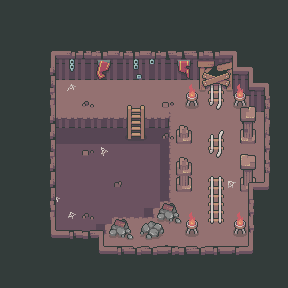

This game map was drawn from its Tiled (.tmx) file and the tilesets committed beside it. A one-line description and the full map source follow:
An orthogonal 18x18 tile map with 16x16 px tiles, 6 tile layers (Tile Layer 3, Tile Layer 6, Tile Layer 2, Tile Layer 4, ...), 3 tilesets.

<map version="1.10" tiledversion="1.11.2" orientation="orthogonal" renderorder="right-down" width="18" height="18" tilewidth="16" tileheight="16" infinite="0" nextlayerid="7" nextobjectid="1">
 <tileset firstgid="1" name="dungeon-props" tilewidth="16" tileheight="16" tilecount="806" columns="31">
  <image source="dungeon-props.png" width="496" height="416" />
 </tileset>
 <tileset firstgid="807" name="structure" tilewidth="16" tileheight="16" tilecount="480" columns="30">
  <image source="structure.png" width="480" height="256" />
 </tileset>
 <tileset firstgid="1287" name="ground" tilewidth="16" tileheight="16" tilecount="54" columns="9">
  <image source="ground.png" width="144" height="96" />
 </tileset>
 <layer id="3" name="Tile Layer 3" width="18" height="18">
  <data encoding="csv">
0,0,0,0,0,0,0,0,0,0,0,0,0,0,0,0,0,0,
0,0,0,0,0,0,0,0,0,0,0,0,0,0,0,0,0,0,
0,0,0,0,0,0,0,0,0,0,0,0,0,0,0,0,0,0,
0,0,0,0,0,0,0,0,0,0,0,1302,1302,1302,1302,0,0,0,
0,0,0,1032,1032,1032,1032,1032,1032,1032,1032,1302,1302,1302,1301,1302,0,0,
0,0,0,1297,1297,1297,1297,1297,1297,1297,1297,1297,1297,1297,1297,1302,1297,0,
0,0,0,1297,1297,1297,1297,1297,1297,1297,1297,1297,1297,1297,1297,1297,1297,0,
0,0,0,1339,1339,1339,1336,1336,1333,1339,1291,1297,1297,1297,1297,1297,1297,0,
0,0,0,1031,1031,1031,1031,1031,1031,1031,1031,1297,1297,1297,1297,1297,1297,0,
0,0,0,1032,1032,1032,1032,1032,1032,1032,1031,1297,1297,1297,1297,1297,1297,0,
0,0,0,1032,1032,1032,1032,1032,1032,1032,1031,1297,1297,1297,1297,1297,1297,0,
0,0,0,1032,1032,1032,1032,1032,1032,1032,1031,1297,1297,1297,1297,1297,1297,0,
0,0,0,1032,1032,1032,1032,1032,1032,1032,1031,1297,1297,1297,1297,1297,1297,0,
0,0,0,1032,1032,1032,1032,1032,1032,1031,1297,1297,1297,1297,1297,1297,1297,0,
0,1032,1032,1032,1032,1032,1031,1297,1297,1297,1297,1297,1297,1297,1297,1297,1297,0,
0,0,0,1297,1297,1297,1297,1297,1297,1297,1297,1297,1297,1297,1297,1297,1297,0,
0,0,0,0,0,0,0,0,0,0,0,0,0,0,0,0,0,0,
0,0,0,0,0,0,0,0,0,0,0,0,0,0,0,0,0,0
</data>
 </layer>
 <layer id="6" name="Tile Layer 6" width="18" height="18">
  <data encoding="csv">
0,0,0,0,0,0,0,0,0,0,0,0,0,0,0,0,0,0,
0,0,0,0,0,0,0,0,0,0,0,0,0,0,0,0,0,0,
0,0,0,0,0,0,0,0,0,0,0,0,0,0,0,0,0,0,
0,0,0,0,0,0,0,0,0,0,0,0,0,0,0,0,0,0,
0,0,0,0,0,0,0,0,0,0,0,0,0,0,0,0,0,0,
0,0,0,0,0,0,0,0,0,0,0,0,0,0,1301,0,0,0,
0,0,0,0,0,0,0,231,232,233,0,0,0,0,0,1301,0,0,
0,0,0,0,0,0,0,262,263,264,1329,0,0,0,0,0,0,0,
0,0,0,0,0,0,0,293,294,295,1329,0,0,0,0,0,0,0,
0,0,0,0,0,0,0,0,0,0,1329,0,0,0,0,0,0,0,
0,0,0,0,0,0,0,0,0,0,1329,0,0,0,0,0,0,0,
0,0,0,0,0,0,0,0,0,0,1329,0,0,0,0,0,0,0,
0,0,0,0,0,0,0,0,0,0,1300,0,0,0,0,0,0,0,
0,0,0,0,0,0,0,1288,1288,1300,1329,0,0,0,0,0,0,0,
0,0,0,0,0,0,1300,0,0,0,0,0,0,0,0,0,0,0,
0,0,0,0,0,0,0,0,0,0,0,0,0,0,0,0,0,0,
0,0,0,0,0,0,0,0,0,0,0,0,0,0,0,0,0,0,
0,0,0,0,0,0,0,0,0,0,0,0,0,0,0,0,0,0
</data>
 </layer>
 <layer id="2" name="Tile Layer 2" width="18" height="18">
  <data encoding="csv">
0,0,0,0,0,0,0,0,0,0,0,0,0,0,0,0,0,0,
0,0,0,0,0,0,0,0,0,0,0,0,0,0,0,0,0,0,
0,0,0,0,0,0,0,0,0,0,0,0,0,0,0,0,0,0,
0,0,1302,1302,1302,1302,1302,1302,1302,1302,1302,1302,132,133,134,0,0,0,
0,0,1302,1302,1302,1302,1302,1302,1302,1302,1302,1302,163,164,165,1302,0,0,
0,0,0,0,0,0,0,0,0,0,0,367,194,195,196,368,1302,0,
0,0,0,0,0,330,0,0,0,0,331,398,399,272,398,399,1302,0,
0,0,0,0,0,0,0,0,0,0,0,0,0,0,0,299,0,0,
0,0,0,0,0,0,0,0,0,0,330,0,0,241,0,0,0,0,
0,0,0,0,0,331,0,0,0,0,0,0,0,272,0,0,0,0,
0,0,0,0,0,0,0,0,0,0,0,0,0,0,0,0,0,0,
0,0,0,0,0,0,0,332,0,0,0,0,0,54,0,0,0,0,
0,0,0,0,0,0,0,0,0,0,0,0,0,85,0,0,0,0,
0,0,0,0,0,330,0,0,225,226,227,367,368,116,367,368,0,0,
0,0,0,0,0,0,0,0,256,257,258,398,399,0,398,399,0,0,
0,0,0,0,0,0,0,0,0,0,330,0,0,0,0,0,0,0,
0,0,0,0,0,0,0,0,0,0,0,0,0,0,0,0,0,0,
0,0,0,0,0,0,0,0,0,0,0,0,0,0,0,0,0,0
</data>
 </layer>
 <layer id="4" name="Tile Layer 4" width="18" height="18">
  <data encoding="csv">
0,0,0,0,0,0,0,0,0,0,0,0,0,0,0,0,0,0,
0,0,0,0,0,0,0,0,0,0,0,0,0,0,0,0,0,0,
0,0,0,0,0,0,0,0,0,0,0,0,0,0,0,0,0,0,
0,0,0,0,0,0,0,0,0,0,0,0,0,0,0,0,0,0,
0,0,0,0,0,0,0,0,0,0,0,0,284,285,286,0,0,0,
0,0,0,0,0,0,0,0,0,0,0,0,315,316,317,0,0,0,
0,0,0,0,0,0,0,0,0,0,0,0,0,0,0,0,0,0,
0,0,0,0,0,0,0,0,0,0,0,0,0,0,0,0,0,0,
0,0,0,0,0,0,0,0,0,0,0,0,0,0,0,0,0,0,
0,0,0,0,0,0,0,0,0,0,0,0,0,0,0,0,0,0,
0,0,0,0,0,0,0,0,0,0,0,0,0,0,0,0,0,0,
0,0,0,0,0,0,0,0,0,0,0,0,0,0,0,0,0,0,
0,0,0,0,0,0,0,0,0,228,229,230,0,0,0,0,0,0,
0,0,0,0,0,0,228,229,230,259,260,261,0,0,0,0,0,0,
0,0,0,0,0,0,259,260,261,0,0,0,0,0,0,0,0,0,
0,0,0,0,0,0,0,0,0,0,0,0,0,0,0,0,0,0,
0,0,0,0,0,0,0,0,0,0,0,0,0,0,0,0,0,0,
0,0,0,0,0,0,0,0,0,0,0,0,0,0,0,0,0,0
</data>
 </layer>
 <layer id="5" name="Tile Layer 5" width="18" height="18">
  <data encoding="csv">
0,0,0,0,0,0,0,0,0,0,0,0,0,0,0,0,0,0,
0,0,0,0,0,0,0,0,0,0,0,0,0,0,0,0,0,0,
0,0,0,0,0,0,0,0,0,0,0,0,0,0,0,0,0,0,
0,0,0,0,449,0,425,0,450,451,452,426,0,0,0,0,0,0,
0,0,0,0,480,0,456,0,481,0,0,457,0,0,0,0,0,0,
0,0,0,0,392,0,0,0,0,0,0,0,368,0,367,0,0,0,
0,0,0,0,0,0,0,0,0,0,0,0,0,0,0,48,1302,0,
0,0,0,0,0,0,0,0,0,0,0,141,0,0,0,79,0,0,
0,0,0,0,0,0,0,0,0,0,0,172,0,0,0,110,0,0,
0,0,0,0,0,0,364,0,0,0,0,141,0,0,0,46,0,0,
0,0,0,0,0,0,0,0,0,0,0,172,0,0,0,77,0,0,
0,0,0,0,0,0,0,0,0,0,0,108,0,0,395,108,0,0,
0,0,0,392,0,0,0,0,0,0,0,0,0,0,0,0,0,0,
0,0,0,0,394,0,0,0,0,0,0,0,0,0,0,0,0,0,
0,0,0,0,0,0,0,0,0,0,0,0,0,0,0,0,0,0,
0,0,0,0,0,0,0,0,0,0,0,0,0,0,0,0,0,0,
0,0,0,0,0,0,0,0,0,0,0,0,0,0,0,0,0,0,
0,0,0,0,0,0,0,0,0,0,0,0,0,0,0,0,0,0
</data>
 </layer>
 <layer id="1" name="Tile Layer 1" width="18" height="18">
  <data encoding="csv">
850,850,850,850,850,850,850,850,850,850,850,850,850,850,850,850,850,850,
850,850,850,850,850,850,850,850,850,850,850,850,850,850,850,850,850,850,
850,850,850,850,850,850,850,850,850,850,850,850,850,850,850,850,850,850,
850,850,850,810,964,967,961,964,961,964,958,958,961,961,811,850,850,850,
850,850,850,935,0,0,0,0,0,0,0,0,0,0,867,811,850,850,
850,850,850,938,0,0,0,0,0,0,0,0,0,0,0,867,811,850,
850,850,850,929,0,0,0,0,0,0,0,0,0,0,0,0,936,850,
850,850,850,935,0,0,0,0,0,0,0,0,0,0,0,0,933,850,
850,850,850,935,0,0,0,0,0,0,0,0,0,0,0,0,933,850,
850,850,850,938,0,0,0,0,0,0,0,0,0,0,0,0,927,850,
850,850,850,935,0,0,0,0,0,0,0,0,0,0,0,0,936,850,
850,850,850,935,0,0,0,0,0,0,0,0,0,0,0,807,841,850,
850,850,850,932,0,0,0,0,0,0,0,0,0,0,0,930,850,850,
850,850,850,929,0,0,0,0,0,0,0,0,0,0,0,927,850,850,
850,850,850,840,907,898,809,0,0,0,0,0,0,0,0,927,850,850,
850,850,850,850,850,850,840,907,901,901,904,898,901,907,904,841,850,850,
850,850,850,850,850,850,850,850,850,850,850,850,850,850,850,850,850,850,
850,850,850,850,850,850,850,850,850,850,850,850,850,850,850,850,850,850
</data>
 </layer>
</map>
